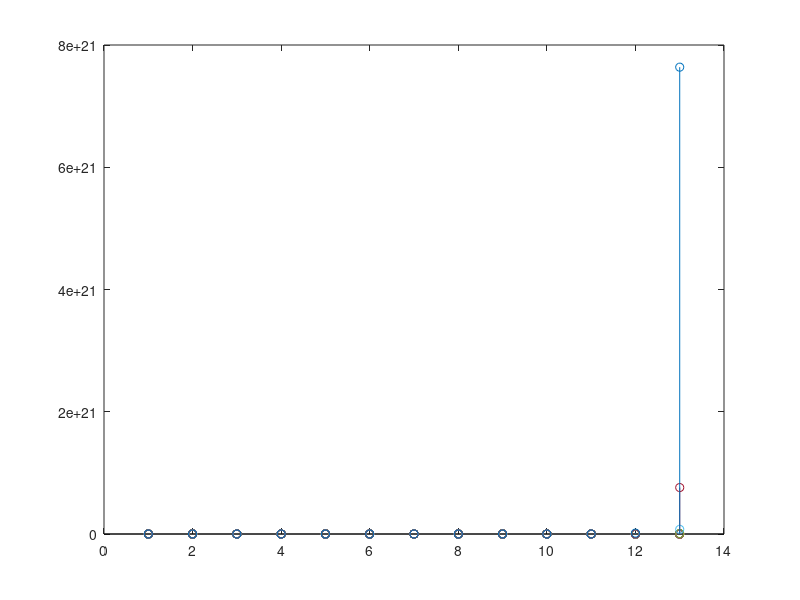

This chart was generated by the following MATLAB code:
function question_3()
  n = linspace(-2*pi,2*pi,50); 
  theta = [-2*pi:1:2*pi];
  a = linspace(-10,10,50);
  a = abs(a).'* e.^(theta);
  x = a.'.^n;
  stem(x); 
endfunction